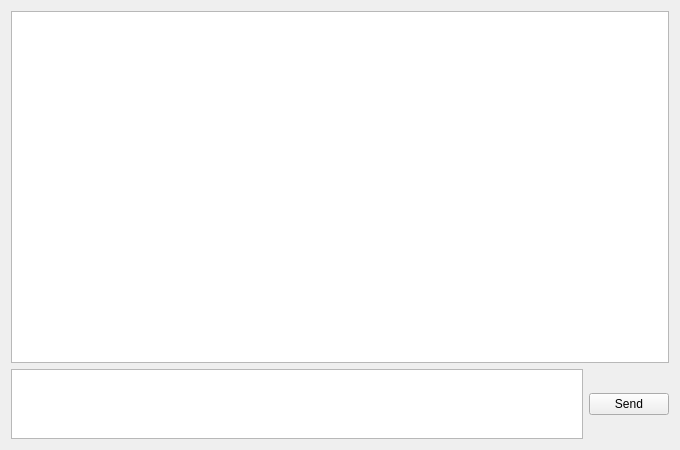
<?xml version="1.0" encoding="UTF-8"?>
<ui version="4.0">
 <class>ClientWindow</class>
 <widget class="QWidget" name="ClientWindow">
  <property name="geometry">
   <rect>
    <x>0</x>
    <y>0</y>
    <width>680</width>
    <height>450</height>
   </rect>
  </property>
  <property name="windowTitle">
   <string>ClientWindow</string>
  </property>
  <layout class="QVBoxLayout" name="verticalLayout" stretch="5,1">
   <item>
    <widget class="QTextBrowser" name="textBrowser_"/>
   </item>
   <item>
    <layout class="QHBoxLayout" name="horizontalLayout" stretch="8,1">
     <item>
      <widget class="QTextEdit" name="textEdit_"/>
     </item>
     <item>
      <widget class="QPushButton" name="sendBtn_">
       <property name="text">
        <string>Send</string>
       </property>
      </widget>
     </item>
    </layout>
   </item>
  </layout>
 </widget>
 <layoutdefault spacing="6" margin="11"/>
 <resources/>
 <connections/>
</ui>
